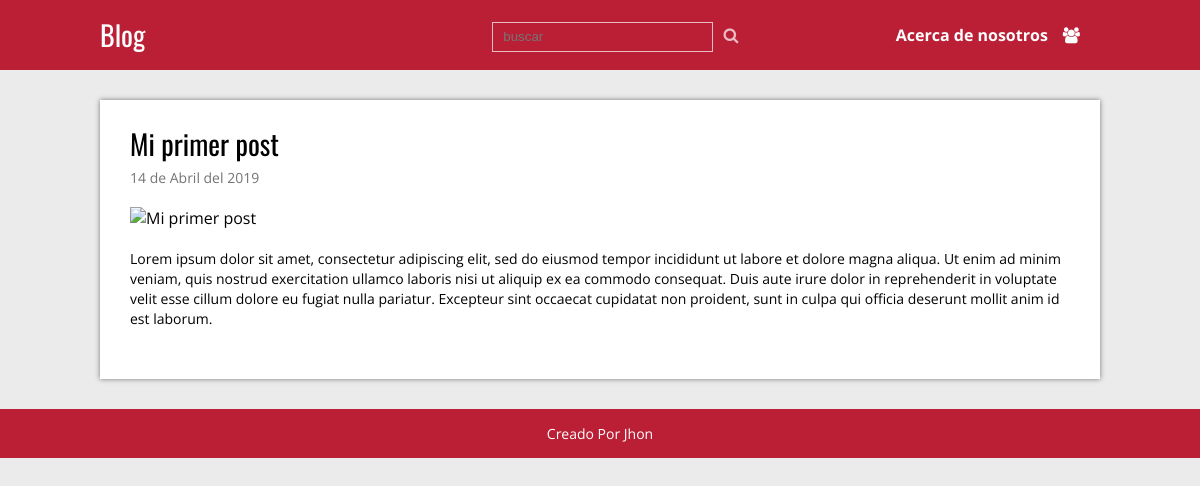
Page /single.php?id=1 on the committed database.
### tables this page shows
CREATE TABLE `articulos` (
  `id` int(11) NOT NULL,
  `titulo` varchar(200) NOT NULL,
  `extracto` varchar(200) NOT NULL,
  `fecha` timestamp NOT NULL DEFAULT CURRENT_TIMESTAMP,
  `texto` text NOT NULL,
  `thumb` varchar(50) NOT NULL
);

### single.php (called while the page is built, shortened)
<?php
require 'admin/config.php';
require 'funciones.php';
$conexion    = conexion($bd_config);
$id_articulo = id_articulo($_GET['id']);
$post = obtener_post_por_id($conexion, $id_articulo);
$post = $post[0];
require 'views/single.view.php';

### funciones.php (called while the page is built, shortened)
<?php
function limpiarDatos($datos)
{
    $datos = trim($datos);
    $datos = stripcslashes($datos);
    $datos = htmlspecialchars($datos);
    return $datos;
}
function id_articulo($id)
{
    return (int) limpiarDatos($id);
}
function obtener_post_por_id($conexion, $id)
{
    $resultado = $conexion->query(" SELECT * FROM articulos WHERE id = $id LIMIT 1");
    $resultado = $resultado->fetchAll();
    return ($resultado) ? $resultado : false;
}
function fecha($fecha)
{
    $timestamp = strtotime($fecha);
    $meses     = ['Enero', 'Febrero', 'Marzo', 'Abril', 'Mayo', 'Junio', 'Julio', 'Agosto', 'Septiembre', 'Ocutbre', 'Noviembre', 'Diciembre'];
    $dia   = date('d', $timestamp);
    $mes   = date('m', $timestamp) - 1;
    $year  = date('y', $timestamp);
    $fecha = " $dia de " . $meses[$mes] . " del 20$year";
    return $fecha;
}

### views/single.view.php (the view, shortened to what this page needs)
<!DOCTYPE html>
<html lang="en">
<head>
	<link href="https://maxcdn.bootstrapcdn.com/font-awesome/4.7.0/css/font-awesome.min.css" rel="stylesheet">
	<link rel="stylesheet" href='<?php echo RUTA; ?>/css/style.css'>
</head>
<body>
	<?php require "header.php";?>
<div class="contenedor">
	<div class="post">
		<article>
			<h2 class="titulo"><?php echo $post['titulo']; ?></h2>
			<p class="fecha"><?php echo fecha($post['fecha']); ?></p>
			<div class="thumb">
				<img src="<?php echo RUTA; ?>/imag/<?php echo $post['thumb']; ?>" alt="<?php echo $post['titulo']; ?>">
			</div>
			<p class="extracto"><?php echo nl2br($post['texto']); ?></p>
		</article>
	</div>
</div>
<?php require "footer.php";?>
</body>
</html>

### css/style.css (style rules this page uses)
* { margin:0; padding: 0; -webkit-box-sizing:border-box; -moz-box-sizing:border-box; -box-sizing:border-box; }
body { font-size:16px; font-family: 'Open Sans',sans-serif; background: #ebebeb; }
h1,h2,h3,h4,h5,h6 { font-family: "Oswald",Arial, Sans-serif; font-weight: normal; }
.contenedor { max-width: 1000px; width: 90%; margin: auto; }
.contenedor { display: block; grid-template-areas: "head menu" "main main"; grid-gap: 60% 40%; grid-gap: 10px; }
.post { width: 100%; background: #fff; box-shadow: 0px 0px 5px rgba(0,0,0,.5); margin-bottom: 30px; padding: 30px; }
.post article .titulo { font-family: "Oswald",Arial,sans-serif; font-size: 28px; font-weight: normal; line-height: 28px; margin-bottom: 10px; }
.post article .fecha { color: #747474; font-size: 14px; margin-bottom: 20px; }
.post article .thumb { margin-bottom: 20px; }
.post article .thumb img { vertical-align: top; width: 100%; }
.post article .extracto { font-size: 14px; line-height: 20px; margin-bottom: 20px; }

### rows in the picture
articulos: titulo "Mi primer post", fecha "14 de Abril del 2019", texto "Lorem ipsum dolor sit amet, consectetur adipiscing elit, sed do eiusmod tempor incididunt ut labore et dolore magna aliqua. Ut enim ad minim veniam, quis nostrud exercitation ullamco laboris nisi ut aliquip ex ea commodo consequat. Duis aute irure dolor in reprehenderit in voluptate velit esse cillum dolore eu fugiat nulla pariatur. Excepteur sint occaecat cupidatat non proident, sunt in culpa qui officia deserunt mollit anim id est laborum."
